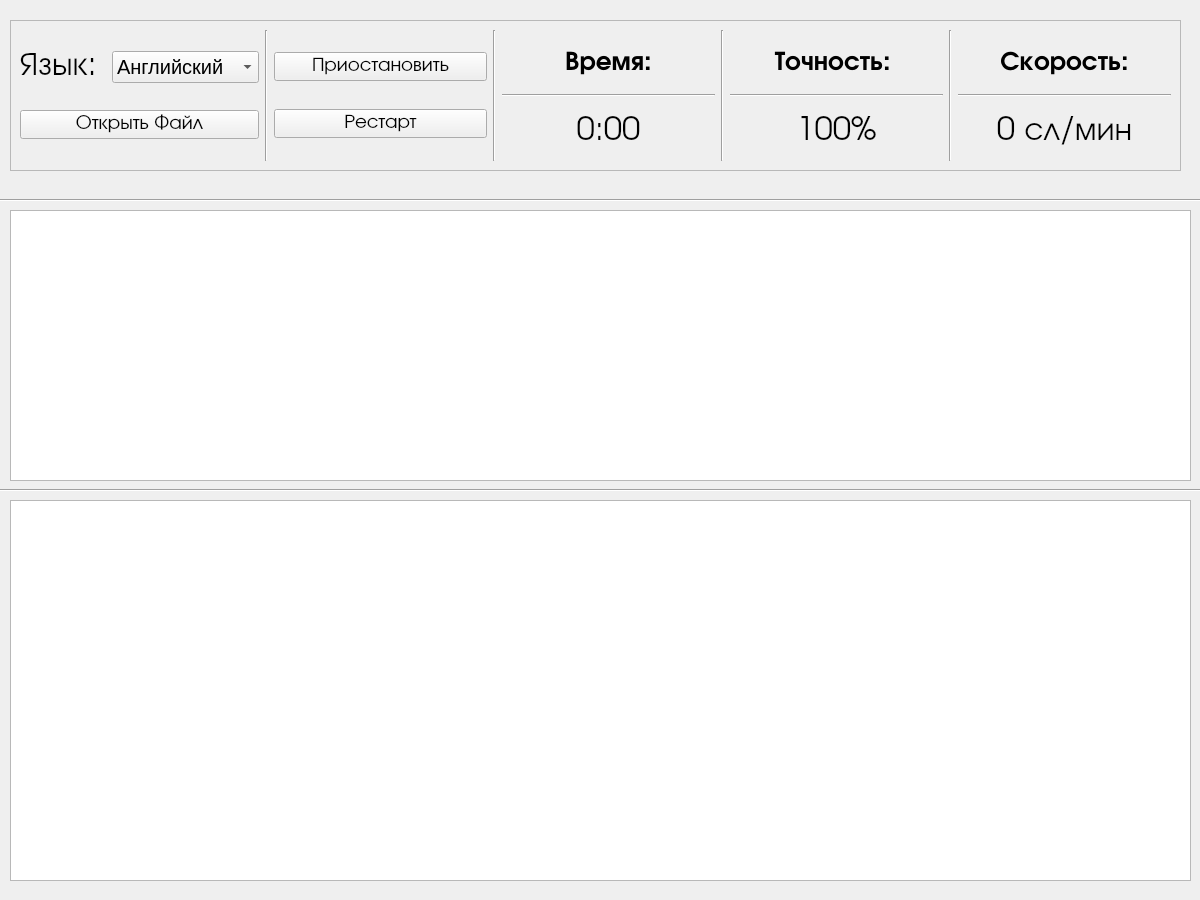
<?xml version="1.0" encoding="UTF-8"?>
<ui version="4.0">
 <class>MainWindow</class>
 <widget class="QMainWindow" name="MainWindow">
  <property name="geometry">
   <rect>
    <x>0</x>
    <y>0</y>
    <width>1200</width>
    <height>900</height>
   </rect>
  </property>
  <property name="minimumSize">
   <size>
    <width>1200</width>
    <height>900</height>
   </size>
  </property>
  <property name="maximumSize">
   <size>
    <width>1200</width>
    <height>900</height>
   </size>
  </property>
  <property name="windowTitle">
   <string>Клавиатурный Тренажер</string>
  </property>
  <property name="windowIcon">
   <iconset theme="input-keyboard">
    <normaloff>.</normaloff>.</iconset>
  </property>
  <widget class="QWidget" name="centralwidget">
   <widget class="QGraphicsView" name="graphicsView">
    <property name="geometry">
     <rect>
      <x>10</x>
      <y>500</y>
      <width>1181</width>
      <height>381</height>
     </rect>
    </property>
   </widget>
   <widget class="QTextEdit" name="textEdit">
    <property name="geometry">
     <rect>
      <x>10</x>
      <y>210</y>
      <width>1181</width>
      <height>271</height>
     </rect>
    </property>
    <property name="font">
     <font>
      <pointsize>20</pointsize>
     </font>
    </property>
    <property name="readOnly">
     <bool>true</bool>
    </property>
   </widget>
   <widget class="Line" name="line">
    <property name="geometry">
     <rect>
      <x>-60</x>
      <y>480</y>
      <width>1671</width>
      <height>20</height>
     </rect>
    </property>
    <property name="orientation">
     <enum>Qt::Horizontal</enum>
    </property>
   </widget>
   <widget class="QFrame" name="frame">
    <property name="geometry">
     <rect>
      <x>10</x>
      <y>20</y>
      <width>1171</width>
      <height>151</height>
     </rect>
    </property>
    <property name="frameShape">
     <enum>QFrame::StyledPanel</enum>
    </property>
    <property name="frameShadow">
     <enum>QFrame::Raised</enum>
    </property>
    <widget class="QWidget" name="horizontalLayoutWidget">
     <property name="geometry">
      <rect>
       <x>10</x>
       <y>10</y>
       <width>1151</width>
       <height>131</height>
      </rect>
     </property>
     <layout class="QHBoxLayout" name="horizontalLayout">
      <item>
       <layout class="QVBoxLayout" name="verticalLayout_6">
        <item>
         <layout class="QHBoxLayout" name="horizontalLayout_2">
          <item>
           <widget class="QLabel" name="labelLanguage">
            <property name="font">
             <font>
              <family>URW Gothic</family>
              <pointsize>25</pointsize>
              <bold>false</bold>
             </font>
            </property>
            <property name="text">
             <string>Язык: </string>
            </property>
            <property name="alignment">
             <set>Qt::AlignCenter</set>
            </property>
           </widget>
          </item>
          <item>
           <widget class="QComboBox" name="comboBoxLanguage">
            <property name="font">
             <font>
              <family>Ubuntu</family>
              <pointsize>15</pointsize>
              <bold>false</bold>
             </font>
            </property>
            <item>
             <property name="text">
              <string>Английский</string>
             </property>
            </item>
            <item>
             <property name="text">
              <string>Русский</string>
             </property>
            </item>
            <item>
             <property name="text">
              <string>Немецкий</string>
             </property>
            </item>
            <item>
             <property name="text">
              <string>Французский</string>
             </property>
            </item>
            <item>
             <property name="text">
              <string>Арабский</string>
             </property>
            </item>
            <item>
             <property name="text">
              <string>Китайский</string>
             </property>
            </item>
            <item>
             <property name="text">
              <string>Белорусский</string>
             </property>
            </item>
            <item>
             <property name="text">
              <string>Иврит</string>
             </property>
            </item>
           </widget>
          </item>
         </layout>
        </item>
        <item>
         <widget class="QPushButton" name="pushButtonOpenFile">
          <property name="font">
           <font>
            <family>URW Gothic</family>
            <pointsize>15</pointsize>
            <bold>false</bold>
           </font>
          </property>
          <property name="text">
           <string>Открыть Файл</string>
          </property>
         </widget>
        </item>
       </layout>
      </item>
      <item>
       <widget class="Line" name="line_2">
        <property name="orientation">
         <enum>Qt::Vertical</enum>
        </property>
       </widget>
      </item>
      <item>
       <layout class="QVBoxLayout" name="verticalLayout_12">
        <item>
         <layout class="QHBoxLayout" name="horizontalLayout_8">
          <item>
           <widget class="QPushButton" name="pushButtonPause">
            <property name="font">
             <font>
              <family>URW Gothic</family>
              <pointsize>15</pointsize>
              <bold>false</bold>
             </font>
            </property>
            <property name="text">
             <string>Приостановить</string>
            </property>
           </widget>
          </item>
         </layout>
        </item>
        <item>
         <widget class="QPushButton" name="pushButtonRestart">
          <property name="font">
           <font>
            <family>URW Gothic</family>
            <pointsize>15</pointsize>
            <bold>false</bold>
           </font>
          </property>
          <property name="text">
           <string>Рестарт</string>
          </property>
         </widget>
        </item>
       </layout>
      </item>
      <item>
       <widget class="Line" name="line_3">
        <property name="orientation">
         <enum>Qt::Vertical</enum>
        </property>
       </widget>
      </item>
      <item>
       <layout class="QVBoxLayout" name="verticalLayout_13">
        <item>
         <layout class="QHBoxLayout" name="horizontalLayout_9">
          <item>
           <widget class="QLabel" name="labelTime">
            <property name="font">
             <font>
              <family>URW Gothic</family>
              <pointsize>20</pointsize>
              <bold>true</bold>
             </font>
            </property>
            <property name="layoutDirection">
             <enum>Qt::LeftToRight</enum>
            </property>
            <property name="text">
             <string>Время:</string>
            </property>
            <property name="alignment">
             <set>Qt::AlignCenter</set>
            </property>
           </widget>
          </item>
         </layout>
        </item>
        <item>
         <widget class="Line" name="line_7">
          <property name="orientation">
           <enum>Qt::Horizontal</enum>
          </property>
         </widget>
        </item>
        <item>
         <widget class="QLabel" name="labelTime_2">
          <property name="font">
           <font>
            <family>URW Gothic</family>
            <pointsize>25</pointsize>
            <bold>false</bold>
           </font>
          </property>
          <property name="text">
           <string>0:00</string>
          </property>
          <property name="alignment">
           <set>Qt::AlignCenter</set>
          </property>
         </widget>
        </item>
       </layout>
      </item>
      <item>
       <widget class="Line" name="line_4">
        <property name="orientation">
         <enum>Qt::Vertical</enum>
        </property>
       </widget>
      </item>
      <item>
       <layout class="QVBoxLayout" name="verticalLayout_14">
        <item>
         <layout class="QHBoxLayout" name="horizontalLayout_10">
          <item>
           <widget class="QLabel" name="labelAccuracy">
            <property name="font">
             <font>
              <family>URW Gothic</family>
              <pointsize>20</pointsize>
              <bold>true</bold>
             </font>
            </property>
            <property name="layoutDirection">
             <enum>Qt::LeftToRight</enum>
            </property>
            <property name="text">
             <string>Точность: </string>
            </property>
            <property name="alignment">
             <set>Qt::AlignCenter</set>
            </property>
           </widget>
          </item>
         </layout>
        </item>
        <item>
         <widget class="Line" name="line_9">
          <property name="orientation">
           <enum>Qt::Horizontal</enum>
          </property>
         </widget>
        </item>
        <item>
         <widget class="QLabel" name="labelAccuracy_2">
          <property name="font">
           <font>
            <family>URW Gothic</family>
            <pointsize>25</pointsize>
            <bold>false</bold>
           </font>
          </property>
          <property name="text">
           <string>100%</string>
          </property>
          <property name="alignment">
           <set>Qt::AlignCenter</set>
          </property>
         </widget>
        </item>
       </layout>
      </item>
      <item>
       <widget class="Line" name="line_5">
        <property name="orientation">
         <enum>Qt::Vertical</enum>
        </property>
       </widget>
      </item>
      <item>
       <layout class="QVBoxLayout" name="verticalLayout_15">
        <item>
         <layout class="QHBoxLayout" name="horizontalLayout_11">
          <item>
           <widget class="QLabel" name="labelSpeed">
            <property name="font">
             <font>
              <family>URW Gothic</family>
              <pointsize>20</pointsize>
              <bold>true</bold>
             </font>
            </property>
            <property name="layoutDirection">
             <enum>Qt::LeftToRight</enum>
            </property>
            <property name="text">
             <string>Скорость:</string>
            </property>
            <property name="alignment">
             <set>Qt::AlignCenter</set>
            </property>
           </widget>
          </item>
         </layout>
        </item>
        <item>
         <widget class="Line" name="line_8">
          <property name="orientation">
           <enum>Qt::Horizontal</enum>
          </property>
         </widget>
        </item>
        <item>
         <widget class="QLabel" name="labelSpeed_2">
          <property name="font">
           <font>
            <family>URW Gothic</family>
            <pointsize>25</pointsize>
            <bold>false</bold>
           </font>
          </property>
          <property name="text">
           <string>0 сл/мин</string>
          </property>
          <property name="alignment">
           <set>Qt::AlignCenter</set>
          </property>
         </widget>
        </item>
       </layout>
      </item>
     </layout>
    </widget>
   </widget>
   <widget class="Line" name="line_6">
    <property name="geometry">
     <rect>
      <x>-20</x>
      <y>190</y>
      <width>1671</width>
      <height>20</height>
     </rect>
    </property>
    <property name="orientation">
     <enum>Qt::Horizontal</enum>
    </property>
   </widget>
   <zorder>frame</zorder>
   <zorder>graphicsView</zorder>
   <zorder>textEdit</zorder>
   <zorder>line</zorder>
   <zorder>line_6</zorder>
  </widget>
 </widget>
 <resources/>
 <connections/>
</ui>
